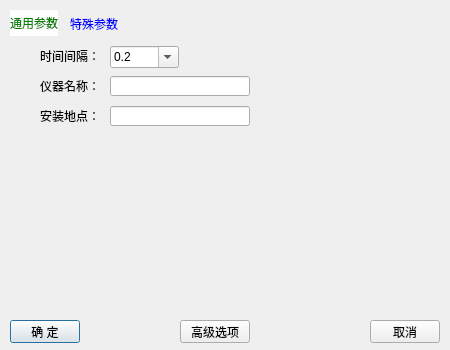
<?xml version="1.0" encoding="UTF-8"?>
<ui version="4.0">
 <class>ASetupDialog</class>
 <widget class="QDialog" name="ASetupDialog">
  <property name="geometry">
   <rect>
    <x>0</x>
    <y>0</y>
    <width>450</width>
    <height>350</height>
   </rect>
  </property>
  <property name="windowTitle">
   <string>设置</string>
  </property>
  <widget class="QPushButton" name="Ensure_PushButton">
   <property name="geometry">
    <rect>
     <x>10</x>
     <y>320</y>
     <width>70</width>
     <height>23</height>
    </rect>
   </property>
   <property name="text">
    <string>确 定</string>
   </property>
  </widget>
  <widget class="QPushButton" name="Cancel_PushButton">
   <property name="geometry">
    <rect>
     <x>370</x>
     <y>320</y>
     <width>70</width>
     <height>23</height>
    </rect>
   </property>
   <property name="text">
    <string>取消</string>
   </property>
  </widget>
  <widget class="QPushButton" name="AdvancePushButton">
   <property name="geometry">
    <rect>
     <x>180</x>
     <y>320</y>
     <width>70</width>
     <height>23</height>
    </rect>
   </property>
   <property name="text">
    <string>高级选项</string>
   </property>
  </widget>
  <widget class="QTabWidget" name="tabWidget">
   <property name="geometry">
    <rect>
     <x>10</x>
     <y>10</y>
     <width>430</width>
     <height>300</height>
    </rect>
   </property>
   <property name="styleSheet">
    <string notr="true">QTabWidget::pane{
	border:none;
}
QTabWidget::tab-bar{
        alignment:left;
}
QTabBar::tab{
	background:transparent;
	color:white;
	min-width:30ex;
	min-height:10ex;
}
QTabBar::tab:hover{
	background:rgb(255, 255, 255, 50);
}
QTabBar::tab:selected{
	border-color: white;
	background:white;
	color:green;
}
QTabBar::tab:!selected{
	
	color:blue;
}</string>
   </property>
   <property name="currentIndex">
    <number>0</number>
   </property>
   <widget class="QWidget" name="tab">
    <attribute name="title">
     <string>通用参数</string>
    </attribute>
    <widget class="QLabel" name="label_3">
     <property name="geometry">
      <rect>
       <x>10</x>
       <y>10</y>
       <width>80</width>
       <height>20</height>
      </rect>
     </property>
     <property name="text">
      <string>时间间隔：</string>
     </property>
     <property name="alignment">
      <set>Qt::AlignRight|Qt::AlignTrailing|Qt::AlignVCenter</set>
     </property>
    </widget>
    <widget class="QLineEdit" name="InstallPlace_LineEdit">
     <property name="geometry">
      <rect>
       <x>100</x>
       <y>70</y>
       <width>140</width>
       <height>20</height>
      </rect>
     </property>
     <property name="readOnly">
      <bool>true</bool>
     </property>
    </widget>
    <widget class="QLabel" name="label_2">
     <property name="geometry">
      <rect>
       <x>10</x>
       <y>70</y>
       <width>80</width>
       <height>20</height>
      </rect>
     </property>
     <property name="text">
      <string>安装地点：</string>
     </property>
     <property name="alignment">
      <set>Qt::AlignRight|Qt::AlignTrailing|Qt::AlignVCenter</set>
     </property>
    </widget>
    <widget class="QLabel" name="label">
     <property name="geometry">
      <rect>
       <x>10</x>
       <y>40</y>
       <width>80</width>
       <height>20</height>
      </rect>
     </property>
     <property name="text">
      <string>仪器名称：</string>
     </property>
     <property name="alignment">
      <set>Qt::AlignRight|Qt::AlignTrailing|Qt::AlignVCenter</set>
     </property>
    </widget>
    <widget class="QLineEdit" name="DeviceName_LineEdit">
     <property name="geometry">
      <rect>
       <x>100</x>
       <y>40</y>
       <width>140</width>
       <height>20</height>
      </rect>
     </property>
     <property name="readOnly">
      <bool>false</bool>
     </property>
    </widget>
    <widget class="QComboBox" name="comboBox">
     <property name="geometry">
      <rect>
       <x>100</x>
       <y>10</y>
       <width>69</width>
       <height>22</height>
      </rect>
     </property>
     <property name="editable">
      <bool>true</bool>
     </property>
     <property name="currentIndex">
      <number>1</number>
     </property>
     <item>
      <property name="text">
       <string>0.1</string>
      </property>
     </item>
     <item>
      <property name="text">
       <string>0.2</string>
      </property>
     </item>
     <item>
      <property name="text">
       <string>0.5</string>
      </property>
     </item>
     <item>
      <property name="text">
       <string>1</string>
      </property>
     </item>
    </widget>
   </widget>
   <widget class="QWidget" name="tab_2">
    <attribute name="title">
     <string>特殊参数</string>
    </attribute>
   </widget>
  </widget>
 </widget>
 <resources/>
 <connections/>
</ui>
